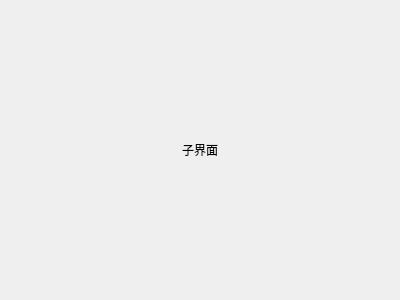
<?xml version="1.0" encoding="UTF-8"?>
<ui version="4.0">
 <class>subDialog</class>
 <widget class="QDialog" name="subDialog">
  <property name="geometry">
   <rect>
    <x>0</x>
    <y>0</y>
    <width>400</width>
    <height>300</height>
   </rect>
  </property>
  <property name="windowTitle">
   <string>Dialog</string>
  </property>
  <layout class="QGridLayout" name="gridLayout">
   <item row="0" column="0">
    <widget class="QLabel" name="label">
     <property name="text">
      <string>子界面</string>
     </property>
     <property name="alignment">
      <set>Qt::AlignCenter</set>
     </property>
    </widget>
   </item>
  </layout>
 </widget>
 <resources/>
 <connections/>
</ui>
